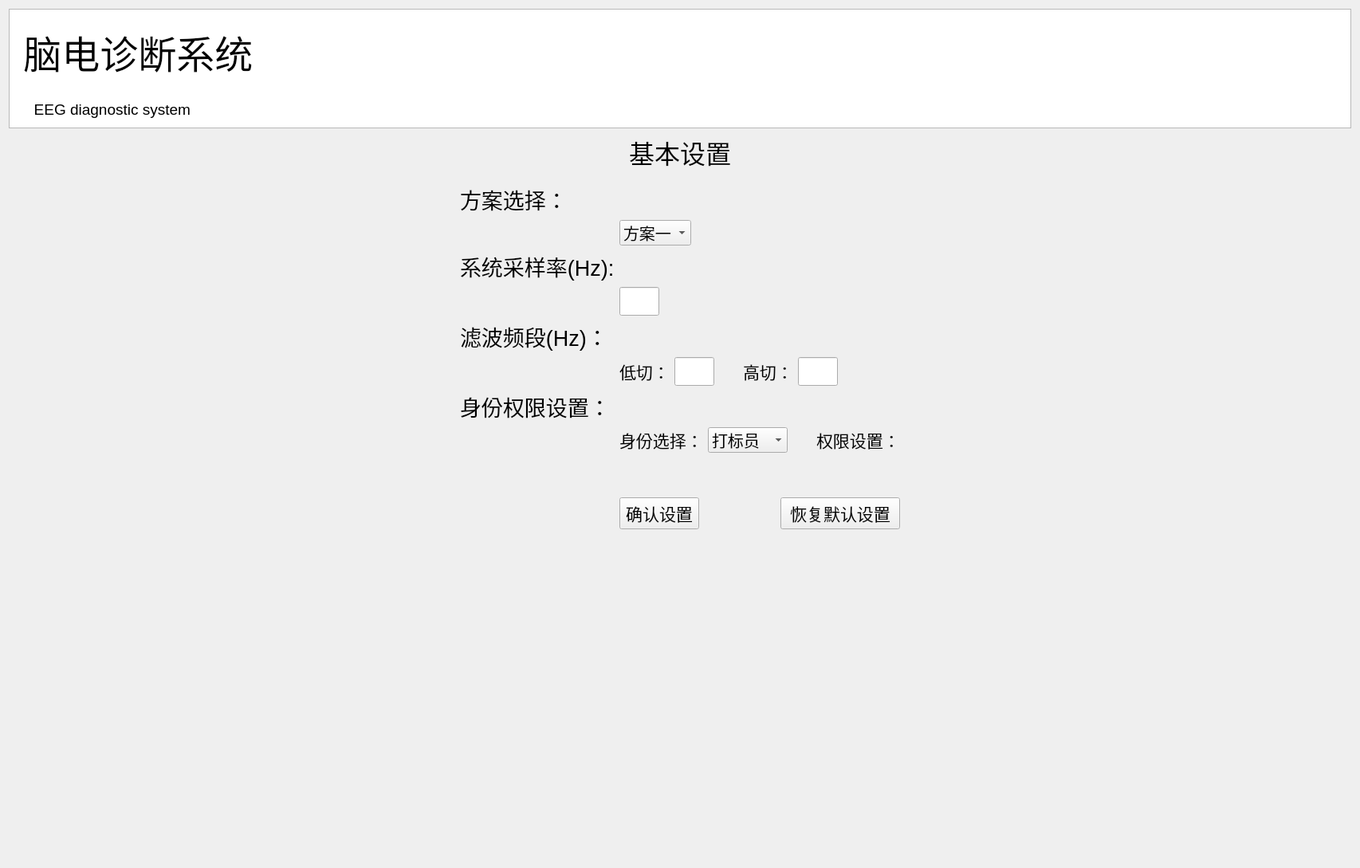
<?xml version="1.0" encoding="UTF-8"?>
<ui version="4.0">
 <class>Form</class>
 <widget class="QWidget" name="Form">
  <property name="geometry">
   <rect>
    <x>0</x>
    <y>0</y>
    <width>1706</width>
    <height>1089</height>
   </rect>
  </property>
  <property name="font">
   <font>
    <pointsize>20</pointsize>
   </font>
  </property>
  <property name="windowTitle">
   <string>Form</string>
  </property>
  <layout class="QVBoxLayout" name="verticalLayout">
   <item>
    <widget class="QTextBrowser" name="textBrowser">
     <property name="minimumSize">
      <size>
       <width>0</width>
       <height>150</height>
      </size>
     </property>
     <property name="maximumSize">
      <size>
       <width>16777215</width>
       <height>150</height>
      </size>
     </property>
     <property name="styleSheet">
      <string notr="true">background-image: url(:/background.png);</string>
     </property>
     <property name="html">
      <string>&lt;!DOCTYPE HTML PUBLIC &quot;-//W3C//DTD HTML 4.0//EN&quot; &quot;http://www.w3.org/TR/REC-html40/strict.dtd&quot;&gt;
&lt;html&gt;&lt;head&gt;&lt;meta name=&quot;qrichtext&quot; content=&quot;1&quot; /&gt;&lt;style type=&quot;text/css&quot;&gt;
p, li { white-space: pre-wrap; }
&lt;/style&gt;&lt;/head&gt;&lt;body style=&quot; font-family:'SimSun'; font-size:20pt; font-weight:400; font-style:normal;&quot;&gt;
&lt;p align=&quot;center&quot; style=&quot;-qt-paragraph-type:empty; margin-top:0px; margin-bottom:0px; margin-left:0px; margin-right:0px; -qt-block-indent:0; text-indent:0px; font-size:9pt;&quot;&gt;&lt;br /&gt;&lt;/p&gt;
&lt;p style=&quot; margin-top:0px; margin-bottom:0px; margin-left:0px; margin-right:0px; -qt-block-indent:0; text-indent:0px;&quot;&gt;&lt;span style=&quot; font-size:36pt;&quot;&gt; 脑电诊断系统&lt;/span&gt;&lt;/p&gt;
&lt;p style=&quot; margin-top:0px; margin-bottom:0px; margin-left:0px; margin-right:0px; -qt-block-indent:0; text-indent:0px;&quot;&gt;&lt;span style=&quot; font-size:36pt;&quot;&gt;  &lt;/span&gt;&lt;span style=&quot; font-size:14pt;&quot;&gt;EEG diagnostic system&lt;/span&gt;&lt;/p&gt;&lt;/body&gt;&lt;/html&gt;</string>
     </property>
    </widget>
   </item>
   <item>
    <widget class="QLabel" name="label">
     <property name="font">
      <font>
       <pointsize>24</pointsize>
      </font>
     </property>
     <property name="text">
      <string>基本设置</string>
     </property>
     <property name="alignment">
      <set>Qt::AlignCenter</set>
     </property>
    </widget>
   </item>
   <item>
    <widget class="QWidget" name="widget" native="true">
     <layout class="QVBoxLayout" name="verticalLayout_2" stretch="3,7">
      <item>
       <layout class="QHBoxLayout" name="horizontalLayout_4" stretch="1,1,1">
        <item>
         <widget class="QWidget" name="widget_3" native="true"/>
        </item>
        <item>
         <layout class="QGridLayout" name="gridLayout" columnstretch="0,1">
          <item row="3" column="1">
           <layout class="QHBoxLayout" name="horizontalLayout_3" stretch="0,0">
            <item>
             <widget class="QLineEdit" name="lineEdit_5">
              <property name="minimumSize">
               <size>
                <width>50</width>
                <height>0</height>
               </size>
              </property>
              <property name="maximumSize">
               <size>
                <width>50</width>
                <height>16777215</height>
               </size>
              </property>
              <property name="font">
               <font>
                <pointsize>18</pointsize>
               </font>
              </property>
             </widget>
            </item>
            <item>
             <spacer name="horizontalSpacer">
              <property name="orientation">
               <enum>Qt::Horizontal</enum>
              </property>
              <property name="sizeType">
               <enum>QSizePolicy::Expanding</enum>
              </property>
              <property name="sizeHint" stdset="0">
               <size>
                <width>40</width>
                <height>20</height>
               </size>
              </property>
             </spacer>
            </item>
           </layout>
          </item>
          <item row="4" column="0">
           <widget class="QLabel" name="label_3">
            <property name="font">
             <font>
              <pointsize>20</pointsize>
             </font>
            </property>
            <property name="text">
             <string>滤波频段(Hz)：</string>
            </property>
           </widget>
          </item>
          <item row="0" column="0">
           <layout class="QHBoxLayout" name="horizontalLayout_7">
            <item>
             <widget class="QLabel" name="label_2">
              <property name="font">
               <font>
                <pointsize>20</pointsize>
               </font>
              </property>
              <property name="text">
               <string>方案选择：</string>
              </property>
             </widget>
            </item>
           </layout>
          </item>
          <item row="8" column="0">
           <layout class="QHBoxLayout" name="horizontalLayout_5">
            <item>
             <spacer name="verticalSpacer">
              <property name="orientation">
               <enum>Qt::Vertical</enum>
              </property>
              <property name="sizeType">
               <enum>QSizePolicy::Minimum</enum>
              </property>
              <property name="sizeHint" stdset="0">
               <size>
                <width>20</width>
                <height>50</height>
               </size>
              </property>
             </spacer>
            </item>
           </layout>
          </item>
          <item row="7" column="1">
           <layout class="QHBoxLayout" name="horizontalLayout_2" stretch="0,2,0,0">
            <item>
             <widget class="QLabel" name="label_10">
              <property name="font">
               <font>
                <pointsize>16</pointsize>
               </font>
              </property>
              <property name="text">
               <string>身份选择：</string>
              </property>
             </widget>
            </item>
            <item>
             <widget class="QComboBox" name="comboBox_2">
              <property name="sizePolicy">
               <sizepolicy hsizetype="Expanding" vsizetype="Fixed">
                <horstretch>0</horstretch>
                <verstretch>0</verstretch>
               </sizepolicy>
              </property>
              <property name="minimumSize">
               <size>
                <width>0</width>
                <height>0</height>
               </size>
              </property>
              <property name="font">
               <font>
                <pointsize>15</pointsize>
               </font>
              </property>
              <item>
               <property name="text">
                <string>打标员</string>
               </property>
              </item>
              <item>
               <property name="text">
                <string>医生</string>
               </property>
              </item>
              <item>
               <property name="text">
                <string>研究员</string>
               </property>
              </item>
             </widget>
            </item>
            <item>
             <spacer name="horizontalSpacer_7">
              <property name="orientation">
               <enum>Qt::Horizontal</enum>
              </property>
              <property name="sizeType">
               <enum>QSizePolicy::Fixed</enum>
              </property>
              <property name="sizeHint" stdset="0">
               <size>
                <width>30</width>
                <height>20</height>
               </size>
              </property>
             </spacer>
            </item>
            <item>
             <widget class="QLabel" name="label_11">
              <property name="font">
               <font>
                <pointsize>16</pointsize>
               </font>
              </property>
              <property name="text">
               <string>权限设置：</string>
              </property>
             </widget>
            </item>
           </layout>
          </item>
          <item row="1" column="1">
           <layout class="QHBoxLayout" name="horizontalLayout_27" stretch="0,1">
            <item>
             <widget class="QComboBox" name="comboBox_6">
              <property name="sizePolicy">
               <sizepolicy hsizetype="Expanding" vsizetype="Fixed">
                <horstretch>0</horstretch>
                <verstretch>0</verstretch>
               </sizepolicy>
              </property>
              <property name="minimumSize">
               <size>
                <width>0</width>
                <height>0</height>
               </size>
              </property>
              <property name="font">
               <font>
                <pointsize>15</pointsize>
               </font>
              </property>
              <item>
               <property name="text">
                <string>方案一</string>
               </property>
              </item>
              <item>
               <property name="text">
                <string>方案二</string>
               </property>
              </item>
              <item>
               <property name="text">
                <string>方案三</string>
               </property>
              </item>
             </widget>
            </item>
            <item>
             <spacer name="horizontalSpacer_6">
              <property name="orientation">
               <enum>Qt::Horizontal</enum>
              </property>
              <property name="sizeType">
               <enum>QSizePolicy::Expanding</enum>
              </property>
              <property name="sizeHint" stdset="0">
               <size>
                <width>40</width>
                <height>20</height>
               </size>
              </property>
             </spacer>
            </item>
           </layout>
          </item>
          <item row="6" column="0">
           <widget class="QLabel" name="label_4">
            <property name="font">
             <font>
              <pointsize>20</pointsize>
             </font>
            </property>
            <property name="text">
             <string>身份权限设置：</string>
            </property>
           </widget>
          </item>
          <item row="11" column="1">
           <layout class="QHBoxLayout" name="horizontalLayout_20" stretch="0,0,0">
            <item>
             <widget class="QPushButton" name="pushButton">
              <property name="minimumSize">
               <size>
                <width>100</width>
                <height>0</height>
               </size>
              </property>
              <property name="maximumSize">
               <size>
                <width>100</width>
                <height>16777215</height>
               </size>
              </property>
              <property name="font">
               <font>
                <pointsize>16</pointsize>
               </font>
              </property>
              <property name="text">
               <string>确认设置</string>
              </property>
             </widget>
            </item>
            <item>
             <spacer name="horizontalSpacer_8">
              <property name="font">
               <font>
                <pointsize>16</pointsize>
               </font>
              </property>
              <property name="orientation">
               <enum>Qt::Horizontal</enum>
              </property>
              <property name="sizeHint" stdset="0">
               <size>
                <width>40</width>
                <height>20</height>
               </size>
              </property>
             </spacer>
            </item>
            <item>
             <widget class="QPushButton" name="pushButton_2">
              <property name="minimumSize">
               <size>
                <width>150</width>
                <height>0</height>
               </size>
              </property>
              <property name="maximumSize">
               <size>
                <width>100</width>
                <height>16777215</height>
               </size>
              </property>
              <property name="font">
               <font>
                <pointsize>16</pointsize>
               </font>
              </property>
              <property name="text">
               <string>恢复默认设置</string>
              </property>
             </widget>
            </item>
           </layout>
          </item>
          <item row="5" column="1">
           <layout class="QHBoxLayout" name="horizontalLayout" stretch="0">
            <item>
             <layout class="QHBoxLayout" name="horizontalLayout_33" stretch="0,0,0,0,0,0">
              <item>
               <widget class="QLabel" name="label_41">
                <property name="font">
                 <font>
                  <pointsize>16</pointsize>
                 </font>
                </property>
                <property name="text">
                 <string>低切：</string>
                </property>
               </widget>
              </item>
              <item>
               <widget class="QLineEdit" name="lineEdit_4">
                <property name="minimumSize">
                 <size>
                  <width>50</width>
                  <height>0</height>
                 </size>
                </property>
                <property name="maximumSize">
                 <size>
                  <width>50</width>
                  <height>16777215</height>
                 </size>
                </property>
                <property name="font">
                 <font>
                  <pointsize>18</pointsize>
                 </font>
                </property>
               </widget>
              </item>
              <item>
               <spacer name="horizontalSpacer_27">
                <property name="orientation">
                 <enum>Qt::Horizontal</enum>
                </property>
                <property name="sizeType">
                 <enum>QSizePolicy::Fixed</enum>
                </property>
                <property name="sizeHint" stdset="0">
                 <size>
                  <width>30</width>
                  <height>20</height>
                 </size>
                </property>
               </spacer>
              </item>
              <item>
               <widget class="QLabel" name="label_42">
                <property name="font">
                 <font>
                  <pointsize>16</pointsize>
                 </font>
                </property>
                <property name="text">
                 <string>高切：</string>
                </property>
               </widget>
              </item>
              <item>
               <widget class="QLineEdit" name="lineEdit_3">
                <property name="minimumSize">
                 <size>
                  <width>50</width>
                  <height>0</height>
                 </size>
                </property>
                <property name="maximumSize">
                 <size>
                  <width>50</width>
                  <height>16777215</height>
                 </size>
                </property>
                <property name="font">
                 <font>
                  <pointsize>18</pointsize>
                 </font>
                </property>
               </widget>
              </item>
              <item>
               <spacer name="horizontalSpacer_28">
                <property name="orientation">
                 <enum>Qt::Horizontal</enum>
                </property>
                <property name="sizeHint" stdset="0">
                 <size>
                  <width>40</width>
                  <height>20</height>
                 </size>
                </property>
               </spacer>
              </item>
             </layout>
            </item>
           </layout>
          </item>
          <item row="1" column="0">
           <widget class="QLabel" name="label_5">
            <property name="font">
             <font>
              <pointsize>20</pointsize>
             </font>
            </property>
            <property name="text">
             <string/>
            </property>
           </widget>
          </item>
          <item row="2" column="0">
           <widget class="QLabel" name="label_26">
            <property name="font">
             <font>
              <pointsize>20</pointsize>
             </font>
            </property>
            <property name="text">
             <string>系统采样率(Hz):</string>
            </property>
           </widget>
          </item>
         </layout>
        </item>
        <item>
         <widget class="QWidget" name="widget_2" native="true"/>
        </item>
       </layout>
      </item>
      <item>
       <layout class="QVBoxLayout" name="verticalLayout_5">
        <item>
         <widget class="QWidget" name="widget_4" native="true"/>
        </item>
       </layout>
      </item>
     </layout>
    </widget>
   </item>
  </layout>
 </widget>
 <resources/>
 <connections/>
</ui>
